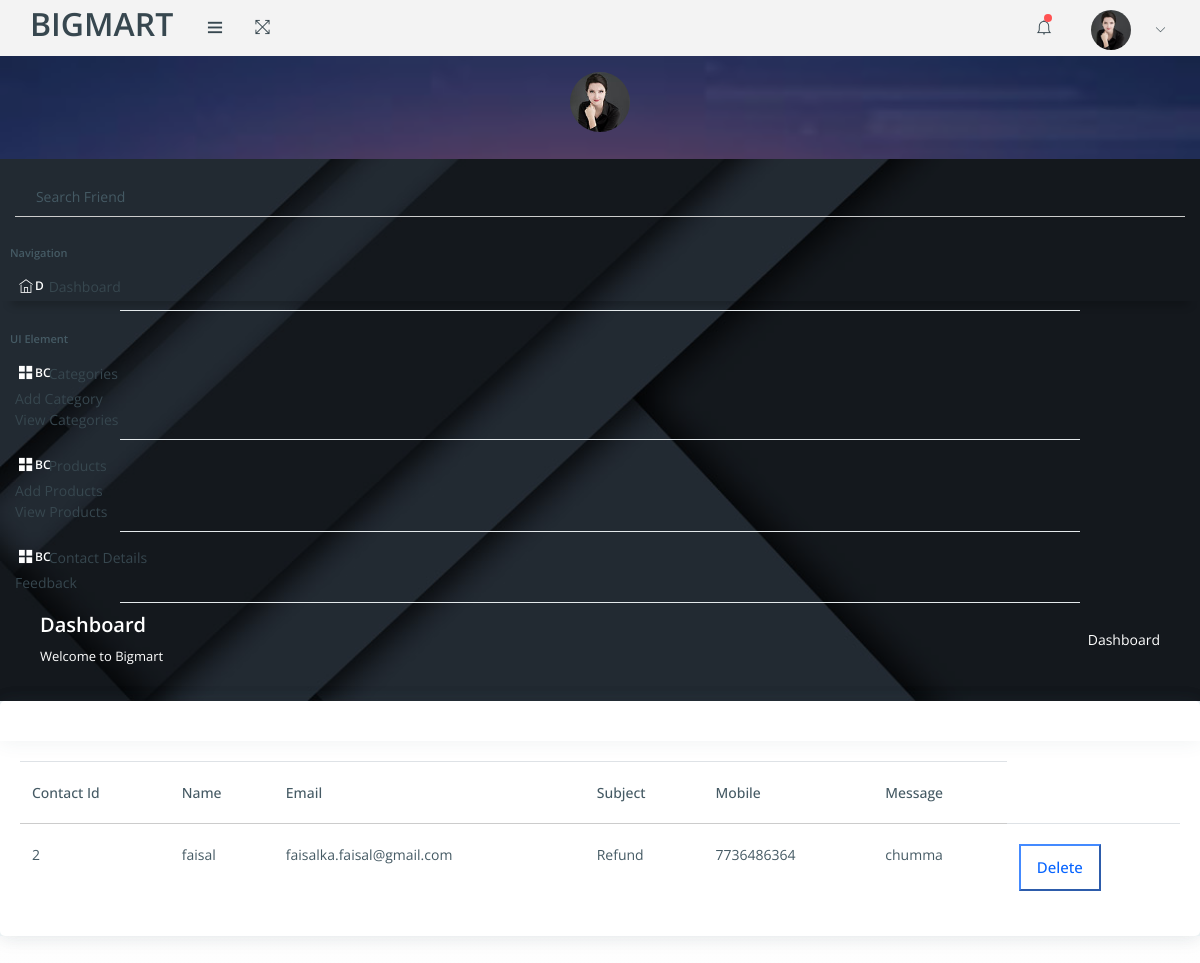
/Backend/display_contact, run on the app's committed database.
### Webapp/models.py (models this page shows)
class contact_db(models.Model):
    Name = models.CharField(max_length=100,null=True,blank=True)
    Email = models.EmailField(max_length=100,null=True,blank=True)
    Subject = models.CharField(max_length=100,null=True,blank=True)
    Mobile = models.IntegerField(max_length=100,null=True,blank=True)
    Message = models.CharField(max_length=500,null=True,blank=True)

### Backend/views.py (the view)
# urls.py: path('display_contact', views.display_contact, name="display_contact"),
def display_contact(request):
    data=contact_db.objects.all()
    return render(request,'contact_data.html',{'data':data})

### Backend/templates/contact_data.html (shortened to what this page needs)
<!DOCTYPE html>
{% extends 'index.html' %}
{% block content %}
<html lang="en">
<head>
</head>
<body>
<div class="card">
                                            <div class="card-header">
                                                <div class="card-header-right">
                                                    <ul class="list-unstyled card-option">
                                                        <li><i class="fa fa fa-wrench open-card-option"></i></li>
                                                    </ul>
                                                </div>
                                            </div>
                                            <div class="card-block table-border-style">
                                                <div class="table-responsive">
                                                    <table class="table">
                                                        <thead>
                                                            <tr>
                                                                <th>Contact Id</th>
                                                                <th>Name</th>
                                                                <th>Email</th>
                                                                <th>Subject</th>
                                                                <th>Mobile</th>
                                                                <th>Message</th>
                                                            </tr>
                                                        </thead>
                                                        <tbody>
                                                        {% for i in data %}
                                                            <tr>
                                                                <td>{{i.id}}</td>
                                                                <td>{{i.Name}}</td>
                                                                <td>{{i.Email}}</td>
                                                                <td>{{i.Subject}}</td>
                                                                <td>{{i.Mobile}}</td>
                                                                <td>{{i.Message}}</td>
                                                                <td>
                                                                    <a href="{% url 'delete_contact' contact_id=i.id  %}">
                                                                        <button type="button" class="btn-outline-primary ">Delete</button>
                                                                    </a>
                                                                </td>
                                                                </tr>
                                                        {% endfor %}
                                                        </tbody>
                                                    </table>
                                                </div>
                                            </div>
                                        </div>
</body>
</html>
{% endblock %}

### Backend/templates/index.html (shortened to what this page needs)
<!DOCTYPE html>
{% load static %}
<html lang="en">
<head>
    <link rel="stylesheet" href="{% static 'assets/pages/waves/css/waves.min.css' %}" type="text/css" media="all">
    <link rel="stylesheet" type="text/css" href="{% static 'assets/css/bootstrap/css/bootstrap.min.css' %}">
    <link rel="stylesheet" href="{% static 'assets/pages/waves/css/waves.min.css' %}" type="text/css" media="all">
    <link rel="stylesheet" type="text/css" href="{% static 'assets/icon/themify-icons/themify-icons.css' %}">
    <link rel="stylesheet" type="text/css" href="{% static 'assets/css/font-awesome-n.min.css' %}">
    <link rel="stylesheet" type="text/css" href="{% static 'assets/css/font-awesome.min.css' %}">
    <link rel="stylesheet" type="text/css" href="{% static 'assets/css/jquery.mCustomScrollbar.css' %}">
    <link rel="stylesheet" type="text/css" href="{% static 'assets/css/style.css' %}">
</head>
<body>
    <div id="pcoded" class="pcoded">
        <div class="pcoded-container navbar-wrapper">
            <nav class="navbar header-navbar pcoded-header">
                <div class="navbar-wrapper">
                    <div class="navbar-logo">
                        <a class="mobile-menu waves-effect waves-light" id="mobile-collapse" href="#!">
                            <i class="ti-menu"></i>
                        </a>
                        <a href="{% url 'index_page' %}">
                            <h2 style="margin-left:20px">Bigmart</h2>
                        </a>
                    </div>
                    <div class="navbar-container container-fluid">
                        <ul class="nav-left">
                            <li>
                                <a href="#!" onclick="javascript:toggleFullScreen()" class="waves-effect waves-light">
                                    <i class="ti-fullscreen"></i>
                                </a>
                            </li>
                        </ul>
                        <ul class="nav-right">
                            <li class="header-notification">
                                <a href="#!" class="waves-effect waves-light">
                                    <i class="ti-bell"></i>
                                    <span class="badge bg-c-red"></span>
                                </a>
                            </li>
                            <li class="user-profile header-notification">
                                <a href="#!" class="waves-effect waves-light">
                                    <img src="{% static 'assets/images/avatar-4.jpg' %}" class="img-radius" alt="User-Profile-Image">
                                    <i class="ti-angle-down"></i>
                                </a>
                            </li>
                        </ul>
                    </div>
                </div>
            </nav>
            <div class="pcoded-main-container">
                <div class="pcoded-wrapper">
                    <nav class="pcoded-navbar">
                        <div class="pcoded-inner-navbar main-menu">
                            <div class="">
                                <div class="main-menu-header">
                                    <img class="img-80 img-radius" src="{% static 'assets/images/avatar-4.jpg' %}" alt="User-Profile-Image">
                                </div>
                            </div>
                            <div class="p-15 p-b-0">
                                <form class="form-material">
                                    <div class="form-group form-primary">
                                        <input type="text" name="footer-email" class="form-control">
                                        <label class="float-label"><i class="fa fa-search m-r-10"></i>Search Friend</label>
                                    </div>
                                </form>
                            </div>
                            <div class="pcoded-navigation-label">Navigation</div>
                            <ul class="pcoded-item pcoded-left-item">
                                <li class="active">
                                    <a href="{% url 'index_page' %}" class="waves-effect waves-dark">
                                        <span class="pcoded-micon"><i class="ti-home"></i><b>D</b></span>
                                        <span class="pcoded-mtext">Dashboard</span>
                                    </a>
                                </li>
                            </ul>
                            <div class="pcoded-navigation-label">UI Element</div>
                            <ul class="pcoded-item pcoded-left-item">
                                <li class="pcoded-hasmenu">
                                    <a href="javascript:void(0)" class="waves-effect waves-dark">
                                        <span class="pcoded-micon"><i class="ti-layout-grid2-alt"></i><b>BC</b></span>
                                        <span class="pcoded-mtext">Categories</span>
                                    </a>
                                    <ul class="pcoded-submenu">
                                        <li class=" ">
                                            <a href="{% url 'category_page' %}" class="waves-effect waves-dark">
                                                <span class="pcoded-mtext">Add Category</span>
                                            </a>
                                        </li>
                                        <li class=" ">
                                            <a href="{% url 'display_category' %}" class="waves-effect waves-dark">
                                                <span class="pcoded-mtext">View Categories</span>
                                            </a>
                                        </li>
                                    </ul>
                                    </ul>
                                    <ul class="pcoded-item pcoded-left-item">
                                    <li class="pcoded-hasmenu">
                                    <a href="javascript:void(0)" class="waves-effect waves-dark">
                                        <span class="pcoded-micon"><i class="ti-layout-grid2-alt"></i><b>BC</b></span>
                                        <span class="pcoded-mtext">Products</span>
                                    </a>
                                    <ul class="pcoded-submenu">
                                        <li class=" ">
                                            <a href="{% url 'product_page' %}" class="waves-effect waves-dark">
                                                <span class="pcoded-mtext">Add Products</span>
                                            </a>
                                        </li>
                                        <li class=" ">
                                            <a href="{% url 'display_product' %}" class="waves-effect waves-dark">
                                                <span class="pcoded-mtext">View Products</span>
                                            </a>
                                        </li>
                                </li>
                            </ul>
                            <ul class="pcoded-item pcoded-left-item">
                                <li class="pcoded-hasmenu">
                                    <a href="javascript:void(0)" class="waves-effect waves-dark">
                                        <span class="pcoded-micon"><i class="ti-layout-grid2-alt"></i><b>BC</b></span>
                                        <span class="pcoded-mtext">Contact Details</span>
                                    </a>
                                    <ul class="pcoded-submenu">
                                        <li class=" ">
                                            <a href="{% url 'display_contact' %}" class="waves-effect waves-dark">
                                                <span class="pcoded-mtext">Feedback</span>
                                            </a>
                                        </li>
                                </li>
                            </ul>
                        </div>
                    </nav>
                    <div class="pcoded-content">
                        <div class="page-header">
                            <div class="page-block">
                                <div class="row align-items-center">
                                    <div class="col-md-8">
                                        <div class="page-header-title">
                                            <h5 class="m-b-10">Dashboard</h5>
                                            <p class="m-b-0">Welcome to Bigmart</p>
                                        </div>
                                    </div>
                                    <div class="col-md-4">
                                        <ul class="breadcrumb">
                                            <li class="breadcrumb-item">
                                                <a href="index.html"> <i class="fa fa-home"></i> </a>
                                            </li>
                                            <li class="breadcrumb-item"><a href="#!">Dashboard</a>
                                            </li>
                                        </ul>
                                    </div>
                                </div>
                            </div>
                        </div>
                    {% block content %}{% endblock %}
                    </div>
            </div>
        </div>
    </div>
</body>
</html>

### data on the page
contact_db: id "2", Name "faisal", Email "faisalka.faisal@gmail.com", Subject "Refund", Mobile "7736486364", Message "chumma"
